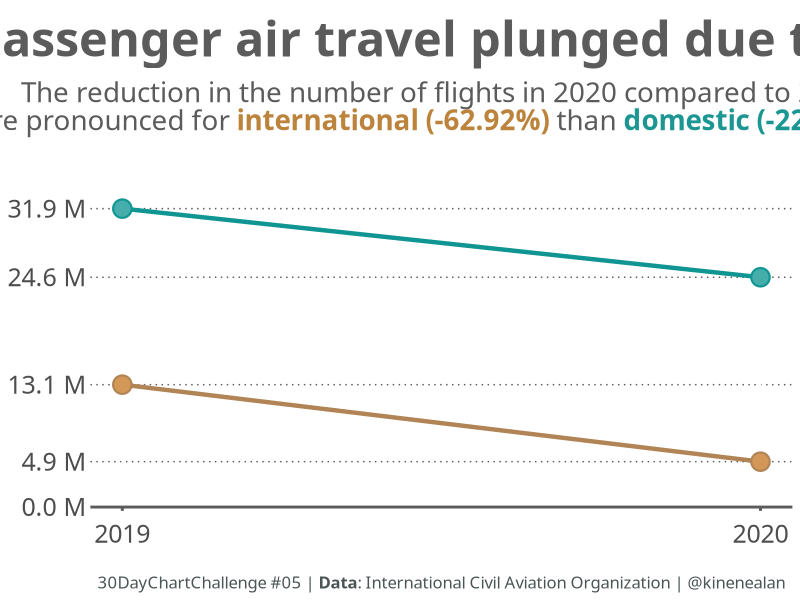

Recreate this plot in R. (Note: this script raises an error after producing the figure.)
library(tidyverse)
library(here)
library(patchwork)
library(colorspace)
library(ragg)
library(scales)
#library(ggfx)
library(glue)
library(ggtext)

#### Data ####
#### https://data.icao.int/coVID-19/operational.htm
df_passengers<-tribble(
  ~region, ~year, ~flights, ~type,
  #--|--|----|----
  "Asia/pacific", 2019, 9783201, "Domestic",
  "North America", 2019, 16994209, "Domestic",
  "Latin America/Caribbean", 2019, 1904588, "Domestic",
  "Europe", 2019, 2617608, "Domestic",
  "Africa", 2019, 334450, "Domestic",
  "Middle East", 2019, 268761, "Domestic",
  "Total", 2019, 31902817, "Domestic",
  #2020
  "Asia/pacific", 2020, 6944443, "Domestic",
  "North America", 2020, 14525519, "Domestic",
  "Latin America/Caribbean", 2020, 1018118, "Domestic",
  "Europe", 2020, 1738036, "Domestic",
  "Africa", 2020, 189206, "Domestic",
  "Middle East", 2020, 151817, "Domestic",
  "Total", 2020, 24567139, "Domestic",
  #International
  "Asia/pacific", 2019, 6292203, "International",
  "North America", 2019, 2918525, "International",
  "Latin America/Caribbean", 2019, 1303732, "International",
  "Europe", 2019, 1085907, "International",
  "Africa", 2019, 878422, "International",
  "Middle East", 2019, 607390, "International",
  "Total", 2019, 13086179, "International",
  #2020
  "Asia/pacific", 2020, 2395239, "International",
  "North America", 2020, 847347, "International",
  "Latin America/Caribbean", 2020, 543486, "International",
  "Europe", 2020, 498777, "International",
  "Africa", 2020, 322618, "International",
  "Middle East", 2020, 244768, "International",
  "Total", 2020, 4852235, "International"
) 

df_passengers_total<-df_passengers%>%
  filter(region == "Total")

#### Plot - slope#####

ggplot(data = df_passengers_total,
       aes(x = year,
           y = flights,
           color = type))+
  geom_line(size = 1.5)+
  geom_point(aes(fill = type),
             shape = 21,
             size = 5.5,
             stroke = 1.1)+
  scale_fill_manual(values = lighten(c("#1b9693","#bc833c"),0.2))+
  scale_color_manual(values = darken(c("#1b9693","#bc833c"), 0.01))+
  scale_x_continuous(breaks = c(2019, 2020))+
  scale_y_continuous(breaks = c(0,df_passengers_total$flights),
                     limits = c(0,NA),
                     expand = expansion(mult = c(0, .1)),
                     labels = unit_format(unit = "M",scale = 1e-6))+
  labs(title = "Global passenger air travel plunged due to COVID-19",
       subtitle = "The reduction in the number of flights in 2020 compared to 2019<br> 
                   is more pronounced for **<span style='color:#bc833c'>international (-62.92%)</span>** than **<span style='color:#1b9693'>domestic (-22.99%)</span>** travel",
       caption = "30DayChartChallenge #05 | **Data**: International Civil Aviation Organization | @kinenealan")+
  #theme_void()+
  theme(
    legend.position = "none",
    panel.background = element_blank(),
    text = element_text(family = "Roboto-Regular",
                        size =10,
                        color = "#4B5556"),
    axis.title = element_blank(),
    axis.ticks.y = element_blank(),
    axis.ticks.x = element_line(color = darken("gray",0.5),
                                size = 1),
    panel.grid.major.y = element_line(linetype = "dotted",
                                      color = darken("gray",0.5)),
    axis.line.x = element_line(color = darken("gray",0.5),
                               size = 1),
    axis.text.y = element_text(margin = margin(r = 0),
                               size =18,
                               family = "IBM Plex Sans"
                               ), 
    axis.text.x = element_text(size =18,
                               family = "IBM Plex Sans",
                               margin = margin(t = 10)),
    plot.title = element_markdown(color = darken("gray",0.5),
                                  family = "IBM Plex Sans",
                                  size = 35, 
                                  face = "bold", 
                                  hjust = 0.5,
                                  margin = margin(t = 10, b = 10)),
    plot.subtitle = element_markdown(color = darken("gray",0.5),
                                     hjust = 0.5 ,
                                     lineheight = 0.8,
                                     size = 20, 
                                     family = "IBM Plex Sans",
                                     margin = margin(b = 30)),
    plot.caption = element_markdown(family = "IBM Plex Sans",
                                    size = 12,
                                    hjust = 0.5,
                                    margin = margin(t = 20)),
    )+
  ggsave(here::here("plots", "05_slope.png"), 
         dpi = 320, width = 16, height = 12)
